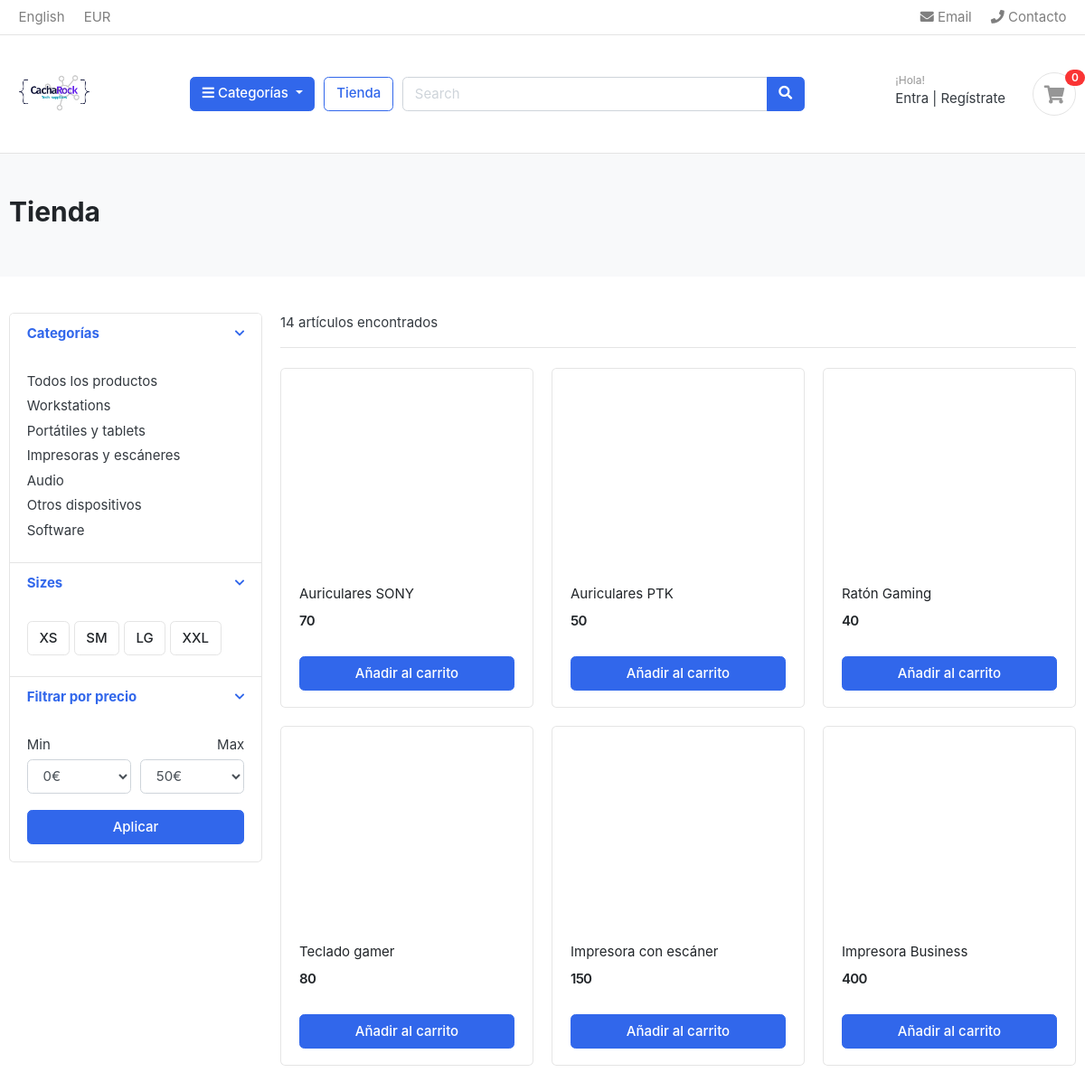
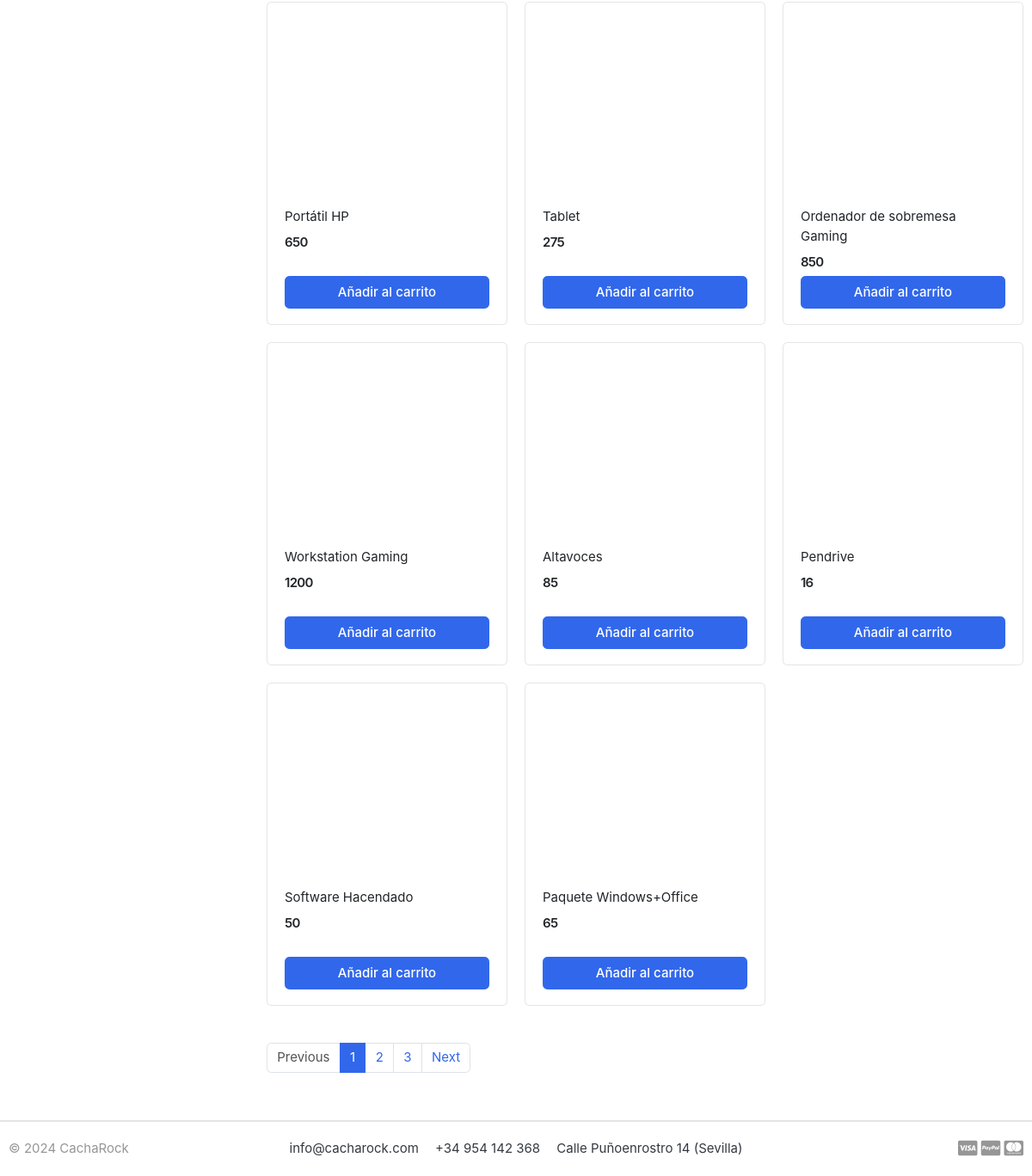
The app's page /tienda/ with its own data (2 pictures, top to bottom).
### categoria/models.py (models this page shows, shortened)
class Categoria(models.Model):
    nombre_categoria = models.CharField(max_length=50, unique=True)
    slug = models.SlugField(max_length=100, unique=True)
    descripcion = models.CharField(max_length=255)
    cat_imagen = models.ImageField(upload_to='imagenes/categories/', blank=True)
    class Meta():
        verbose_name = 'Categoría'
        verbose_name_plural = 'Categorías'
    def get_url(self):
        return reverse('productos_por_categoria', args=[self.slug])

### tienda/models.py (models this page shows, shortened)
class Producto(models.Model):
    nombre_producto = models.CharField(max_length=200, unique=True)
    slug = models.SlugField(max_length=200, unique=True)
    descripcion_producto = models.TextField(max_length=500, blank=True)
    precio = models.IntegerField()
    imagen = models.ImageField(upload_to='imagenes/productos')
    stock_maximo = models.IntegerField(default=0)
    stock_disponible = models.IntegerField()
    disponibilidad = models.BooleanField(default=True)
    categoria = models.ForeignKey(Categoria, on_delete=models.CASCADE)
    fecha_creacion = models.DateTimeField(auto_now_add=True)
    fecha_modificacion = models.DateTimeField(auto_now=True)
    def get_url(self):
        return reverse('detalle_producto', args=[self.categoria.slug, self.slug])

### tienda/views.py (the view)
# urls.py: path('tienda/', include('tienda.urls')),
def tienda(request, categoria_slug=None):
    categorias = None
    productos = None
    if categoria_slug != None:
        categorias = get_object_or_404(Categoria, slug=categoria_slug)
        productos = Producto.objects.filter(categoria=categorias, disponibilidad=True)
        numero_productos = productos.count()
    else:
        productos = Producto.objects.all().filter(disponibilidad=True)
        numero_productos = productos.count()
    print("Número de productos:", len(productos))
    context = {
        'productos': productos,
        'numero_productos' : numero_productos
    }
    return render(request, 'tienda/tienda.html', context)

### categoria/context_processors.py (called while the page is built)
def menu_links(request):
    links = Categoria.objects.all()
    return dict(links=links)

### templates/tienda/tienda.html (shortened to what this page needs)
{% extends "base.html" %}
{% load static %}
{% block content %}
<section class="section-pagetop bg">
    <div class="container">
        <h2 class="title-page">Tienda</h2>
    </div>
    </section>
<section class="section-content padding-y">
    <div class="container">
    <div class="row">
        <aside class="col-md-3">
    <div class="card">
        <article class="filter-group">
            <header class="card-header">
                <a href="#" data-toggle="collapse" data-target="#collapse_1" aria-expanded="true" class="">
                    <i class="icon-control fa fa-chevron-down"></i>
                    <h6 class="title">Categorías</h6>
                </a>
            </header>
            <div class="filter-content collapse show" id="collapse_1">
                <div class="card-body">
                    <ul class="list-menu">
                        <li><a href="{% url 'tienda' %}">Todos los productos  </a></li>
                    {% for categoria in links %}
                    <li><a href="{{ categoria.get_url }}">{{ categoria.nombre_categoria }}  </a></li>
                    {% endfor %}
                    </ul>
                </div>
            </div>
        </article>
        <article class="filter-group">
            <header class="card-header">
                <a href="#" data-toggle="collapse" data-target="#collapse_4" aria-expanded="true" class="">
                    <i class="icon-control fa fa-chevron-down"></i>
                    <h6 class="title">Sizes </h6>
                </a>
            </header>
            <div class="filter-content collapse show" id="collapse_4">
                <div class="card-body">
                  <label class="checkbox-btn">
                    <span class="btn btn-light"> XS </span>
                  </label>
                  <label class="checkbox-btn">
                    <span class="btn btn-light"> SM </span>
                  </label>
                  <label class="checkbox-btn">
                    <span class="btn btn-light"> LG </span>
                  </label>
                  <label class="checkbox-btn">
                    <span class="btn btn-light"> XXL </span>
                  </label>
            </div>
            </div>
        </article>
        <article class="filter-group">
            <header class="card-header">
                <a href="#" data-toggle="collapse" data-target="#collapse_3" aria-expanded="true" class="">
                    <i class="icon-control fa fa-chevron-down"></i>
                    <h6 class="title">Filtrar por precio </h6>
                </a>
            </header>
            <div class="filter-content collapse show" id="collapse_3">
                <div class="card-body">
                    <div class="form-row">
                    <div class="form-group col-md-6">
                      <label>Min</label>
                          <select class="mr-2 form-control">
                            <option value="0">0€</option>
                        </select>
                    </div>
                    <div class="form-group text-right col-md-6">
                      <label>Max</label>
                          <select class="mr-2 form-control">
                            <option value="50">50€</option>
                        </select>
                    </div>
                    </div>
                    <button class="btn btn-block btn-primary">Aplicar</button>
                </div>
            </div>
        </article>
    </div>
        </aside>
        <main class="col-md-9">
    <header class="border-bottom mb-4 pb-3">
            <div class="form-inline">
                <span class="mr-md-auto">{{ numero_productos }} artículos encontrados </span>
            </div>
    </header>
    <div class="row">
        {% for producto in productos %}
        <div class="col-md-4">
            <figure class="card card-product-grid">
                <div class="img-wrap">
                </div>
                <figcaption class="info-wrap">
                    <div class="fix-height">
                        <a href="{{ producto.get_url }}" class="title">{{ producto.nombre_producto }}</a>
                        <div class="price-wrap mt-2">
                            <span class="price">{{ producto.precio }}</span>
                        </div>
                    </div>
                    <a href="{% url 'add_cart' producto.id %}" class="btn btn-block btn-primary">Añadir al carrito </a>
                </figcaption>
            </figure>
        </div>
        {% endfor %}
    </div>
    <nav class="mt-4" aria-label="Page navigation sample">
      <ul class="pagination">
        <li class="page-item disabled"><a class="page-link" href="#">Previous</a></li>
        <li class="page-item active"><a class="page-link" href="#">1</a></li>
        <li class="page-item"><a class="page-link" href="#">2</a></li>
        <li class="page-item"><a class="page-link" href="#">3</a></li>
        <li class="page-item"><a class="page-link" href="#">Next</a></li>
      </ul>
    </nav>
        </main>
    </div>
    </div>
    </section>
{% endblock content %}

### eshop/static/css/ui.css (style rules this page uses)
html { font-family: "Inter", sans-serif; font-size: 15px; }
.img-wrap { text-align: center; display: block; }
.price-wrap { letter-spacing: -0.7px; }
.padding-y { padding-top: 40px; padding-bottom: 40px; }
figure { margin-bottom: 0; }
article:after, .form-group:after { display: block; clear: both; content: ""; }
.bg { background-color: #f8f9fa; }
.title-page { color: #212529; }
.btn-light { background-color: #fff; border-color: #e4e4e4; }
[class*=list-] li:after { visibility: hidden; display: block; content: ""; overflow: hidden; height: 0; clear: both; }
.list-menu { list-style: none; margin: 0; padding-left: 0; }
.list-menu li { margin-bottom: 5px; }
.list-menu a { color: #343a40; }
[class*=card-product] a.title { color: #212529; display: block; }
[class*=card-product] .img-wrap { overflow: hidden; position: relative; }
.card-product-grid { margin-bottom: 20px; }
.card-product-grid .img-wrap { border-radius: 0.2rem 0.2rem 0 0; height: 220px; }
.card-product-grid .info-wrap { overflow: hidden; padding: 18px 20px; }
.card-product-grid .fix-height { height: 80px; overflow: hidden; }
.card .img-wrap { overflow: hidden; }
.price { font-weight: 600; color: #212529; }
.icon-control { margin-top: 5px; float: right; font-size: 80%; }
.card-header .title { margin-bottom: 0; line-height: 1.5; }
.filter-group { border-bottom: 1px solid #e4e4e4; }
.filter-group .card-header { border-bottom: 0; }
.filter-group:last-child { border-bottom: 0; }
.checkbox-btn { position: relative; }
.section-pagetop { padding: 45px 0; }

### records on screen
Categoria: nombre_categoria "Workstations"
Categoria: nombre_categoria "Portátiles y tablets"
Categoria: nombre_categoria "Impresoras y escáneres"
Categoria: nombre_categoria "Audio"
Categoria: nombre_categoria "Otros dispositivos"
Categoria: nombre_categoria "Software"
Producto: nombre_producto "Auriculares SONY", precio "70"
Producto: nombre_producto "Auriculares PTK", precio "50"
Producto: nombre_producto "Ratón Gaming", precio "40"
Producto: nombre_producto "Teclado gamer", precio "80"
Producto: nombre_producto "Impresora con escáner", precio "150"
Producto: nombre_producto "Impresora Business", precio "400"
Producto: nombre_producto "Portátil HP", precio "650"
Producto: nombre_producto "Tablet", precio "275"
Producto: nombre_producto "Ordenador de sobremesa Gaming", precio "850"
Producto: nombre_producto "Workstation Gaming", precio "1200"
Producto: nombre_producto "Altavoces", precio "85"
Producto: nombre_producto "Pendrive", precio "16"
Producto: nombre_producto "Software Hacendado", precio "50"
Producto: nombre_producto "Paquete Windows+Office", precio "65"

### other values on screen
{{ numero_productos }} "14"
